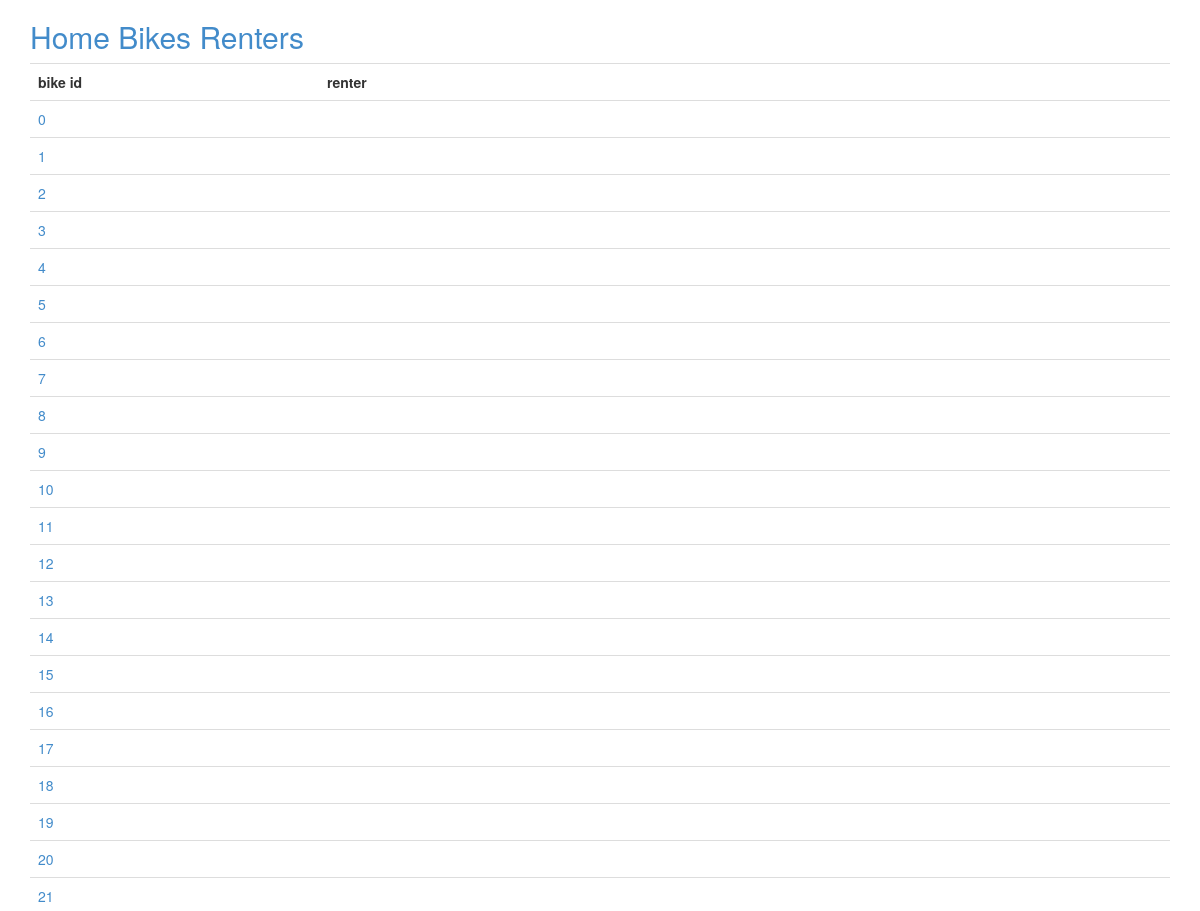
/bikes (upper part), run on an earlier commit of the app's database.
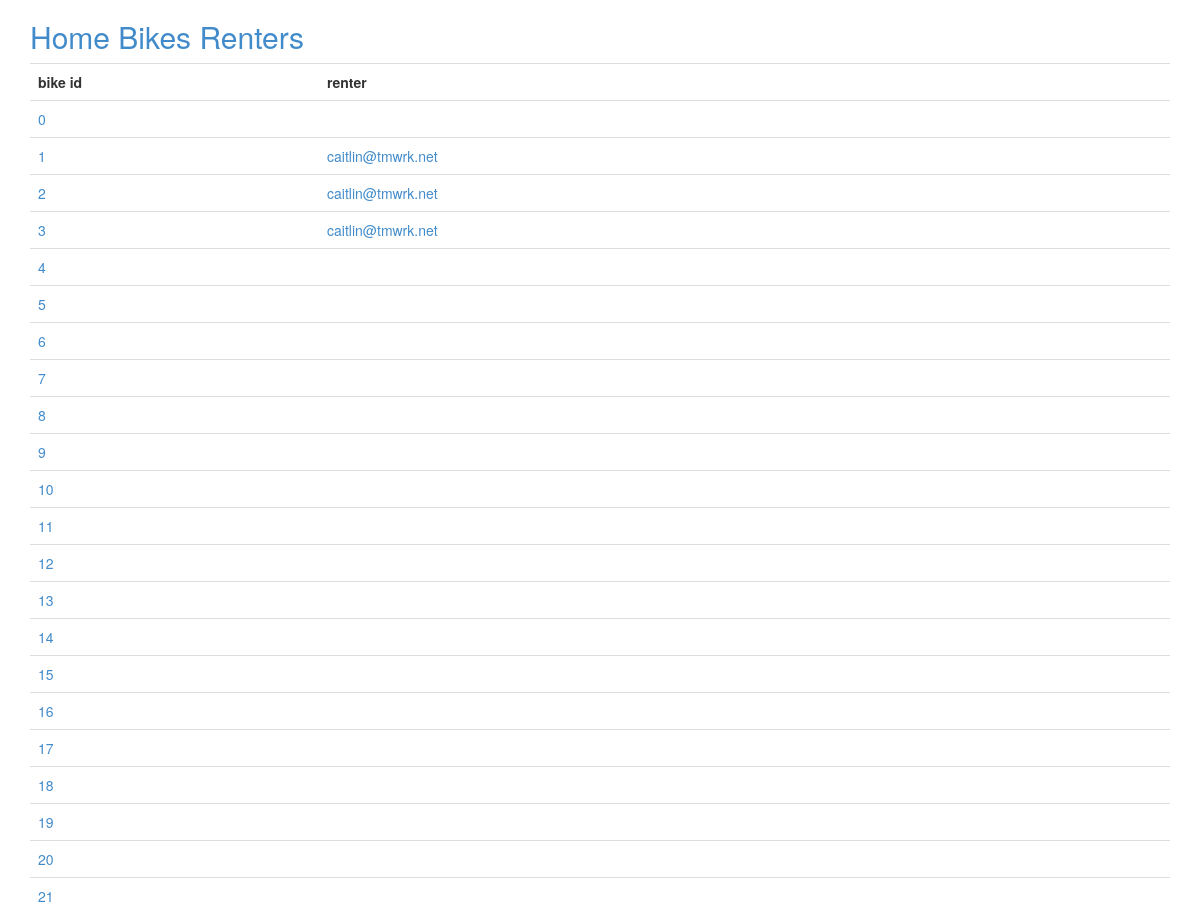
And on a later commit of the database.
### bike/models.py (models this page shows, shortened)
class Bike(Base):
  __tablename__ = 'bike'
  id = Column(Integer, primary_key=True)
  renter_id = Column(Integer, ForeignKey('renter.id'))
  code = Column(String(255), unique=True)
  comment = Column(String)

class Renter(Base):
  __tablename__ = 'renter'
  id = Column(Integer, primary_key=True)
  name = Column(String(255), unique=False)
  email = Column(String(255), unique=False)
  code = Column(String(255), unique=True)
  bikes = relationship('Bike', backref=backref('renter'))
  zipcode = Column(String(255))
  phone = Column(String(255))
  desc = Column(String)
  qty = Column(Integer)

### bike/views.py (the view)
@app.route('/bikes')
def bikes():
  return render_template('bikes.html', bikes=db.query(Bike))

### bike/__init__.py (called while the page is built)
@app.teardown_appcontext
def shutdown_session(exception=None):
  db.remove()

### bike/templates/bikes.html
{% extends "base.html" %}
{% block content %}
<table class="table table-hover">
  <tr><th>bike id</th><th>renter</th></tr>
  {% for bike in bikes %}
  <tr><td><a href="{{url_for('bike', code=bike.code)}}">{{bike.code}}</a></td><td>{% if bike.renter %}<a href="{{url_for('renter', oid=bike.renter.id)}}">{{bike.renter.email}}</a>{% endif %}</td></tr>
  {% endfor %}
</table>
{% endblock %}

What changed in the data, as far as the page shows it:
changed Bike (number 2 of 22 on the later page): renter.email (not shown) → "caitlin@tmwrk.net"
changed Bike (number 3 of 22 on the later page): renter.email (not shown) → "caitlin@tmwrk.net"
changed Bike (number 4 of 22 on the later page): renter.email (not shown) → "caitlin@tmwrk.net"
